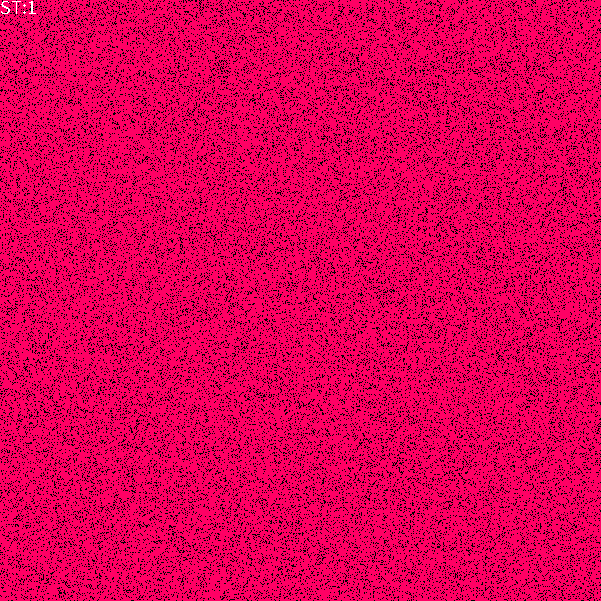
Frame 1 (no input)
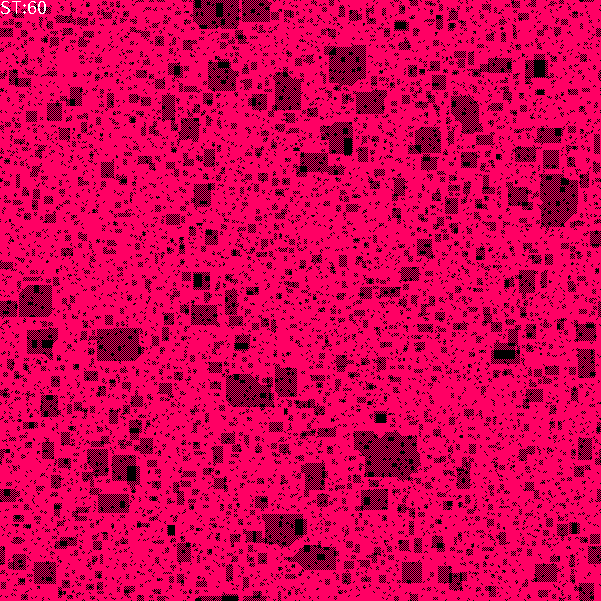
Frame 60 (the mouse pressed at the canvas centre just before this capture)
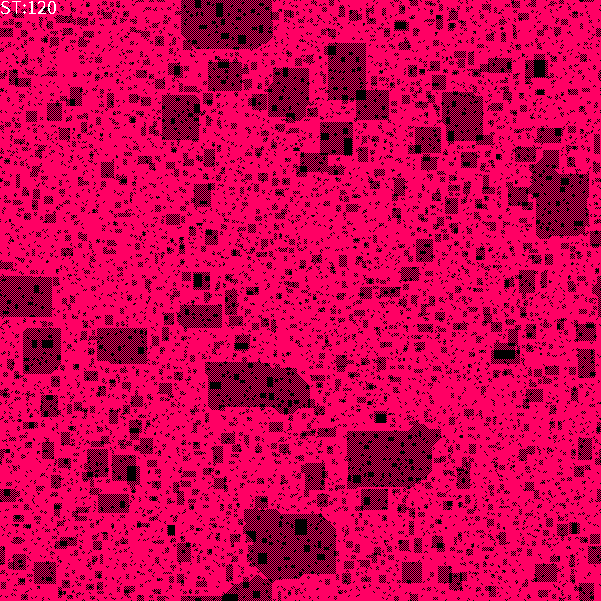
Frame 120 (the mouse held since frame 60 and released just before this capture)

The Processing sketch that drew these frames (run headless with seeded random() and noise(); from frame 60 on, the mouse is pressed at the canvas centre):

// Processing sketch: synchronic2DminmaxMVNeib
// ── synchronic2DminmaxMVNeib.pde
/// "Min Max neighbors": Not too many neighbors, but not too few.
/// TWO-dimensional, SYNCHRONOUS, vonNeuman/Moore, deterministic cellular automaton.
//-/////////////////////////////////////////////////////////////////////////////////

final int     WorldSide=601;   //How many cells do we want in one line?
final int     FM = 100;        // Desired computation rate [fps].

final float   Dens=0.86;       //0.5, 0.75 or so are also posible.
final int     MinN=3;          //Minimal number of neighbors required.
final int     MaxN=4;          //Maximal number of neighbors required.

final boolean withMoore=false; //With or without Moore neighbors

int[][] WorldOld=new int[WorldSide][WorldSide]; //We need two arrays for the old  
int[][] WorldNew=new int[WorldSide][WorldSide]; //and new state of the simulation
  
void setup()
{
  size(601,601);    //square window
  frameRate(FM);  
  noSmooth();
  
  for(int i=0;i<WorldSide;i++) //Initialisation
    for(int j=0;j<WorldSide;j++) 
      if(random(1.0)<Dens)
        WorldOld[i][j]=1;
}

void visualisation()
{
  for(int i=0;i<WorldSide;i++)
    for(int j=0;j<WorldSide;j++)
    {
      if(WorldOld[i][j]>0) stroke(255,0,100);
      else           stroke(0);
      point(j,i); //the horizontal dimension of the array is the SECOND index
    }
}


int t=0; ///< time is global

void draw() // uses global t, WorldNew, WorldOld
{  
  visualisation();
  
  for(int i=0;i<WorldSide;i++) //Now the cellular automaton state change
  {
    //RULE - Not too many neighbors, but not too few
    int right = (i+1) % WorldSide;          
    int left  = (WorldSide+i-1) % WorldSide;
     
    for(int j=0;j<WorldSide;j++) 
    {
      int dw=(j+1) % WorldSide;   
      int up=(WorldSide+j-1) % WorldSide;
      
      int live = ( WorldOld[left][j] + WorldOld[right][j] + WorldOld[i][up] + WorldOld[i][dw]  // Von Neumann neighbours
               + ( withMoore ? WorldOld[left][up] + WorldOld[right][up] + WorldOld[left][dw] + WorldOld[right][dw] : 0 ) // Moore neighbours
               );
     
      WorldNew[i][j]=(MinN <= live && live <=MaxN ? 1:0 ); //New state 
    }
  }
   
  //Swap the arrays
  int[][] WorldTmp=WorldOld;
  WorldOld=WorldNew;
  WorldNew=WorldTmp;
   
  t++; //The next generation/step/year
  textSize(20); textAlign(LEFT,TOP); text("ST:"+t,0,0);
}


/// @date 2026-10-07 (https://github.com/borkowsk/bookProcessingEN/)
